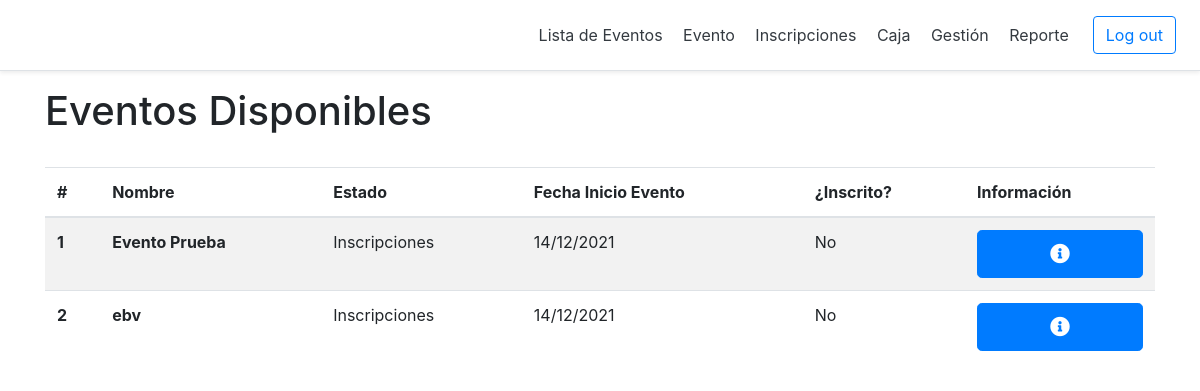
The app's page /listaEventosParticipante (signed in) with its own data.
### models.py (models this page shows)
class Evento(db.Model):
    id = db.Column(db.Integer, primary_key=True)
    nombre = db.Column(db.String(100), nullable=False)
    tipo = db.Column(db.String(100), nullable=False)
    descripcion = db.Column(db.String(130), nullable=False)
    lugar = db.Column(db.String(100), nullable=False)
    estado = db.Column(db.String(20), default="Borrador")
    fechaCreacion = db.Column(db.Date, default=datetime.utcnow)
    fechaPreInscripcion = db.Column(db.Date)
    fechaAprtrInscripcion = db.Column(db.Date)
    fechaLmtDscnto = db.Column(db.Date)
    fechaCierreInscripcion = db.Column(db.Date)
    fechaInicio = db.Column(db.Date)
    fechaFin = db.Column(db.Date)
    cntInscritos = db.Column(db.Integer, default=0)
    cntPreInscritos = db.Column(db.Integer, default=0)
    prcntjDscnto = db.Column(db.Float, default=0)
    plantilla = db.Column(db.Boolean, default=False)
    actividades = db.relationship('Actividad', backref='evento', lazy=True)
    usuarios_eventos = db.relationship('Usuario_Evento', backref='evento', lazy=True)
    movimientos = db.relationship('Movimiento', backref='evento', lazy=True)
    categorias = db.relationship('Categoria', backref='evento', lazy=True)
    paquetes = db.relationship('Paquete', backref='evento', lazy=True)

### app.py (the view)
@app.route('/listaEventosParticipante', methods=['POST','GET'])
def listaEventosParticipante():
    usuarioEventos = Usuario_Evento.query.filter_by(idUsuario = session['idUsuario'])
    idEventos = []
    for ue in usuarioEventos:
        idEventos.append(ue.idEvento)
    listaIdEventos = []
    for idEvento in idEventos:
        evento = Evento.query.get_or_404(idEvento)
        usuarioEvento = Usuario_Evento.query.filter_by(
            idUsuario = session['idUsuario'],
            idEvento = evento.id).first()
        estaInscrito = "No"
        if usuarioEvento.estaInscrito == True:
            estaInscrito = "Sí"
        listaIdEventos.append({
            "idEvento":evento.id,
            "nombre":evento.nombre,
            "estado":evento.estado,
            "fechaInicioEvento":evento.fechaInicio.strftime("%d/%m/%Y"),
            "estaInscrito": estaInscrito
        })
    lens={
        'general' : len(listaIdEventos)
    }
    return render_template(
        "SCV-B06VisualizarListaEventosParticipante.html",
        general=listaIdEventos,
        len = lens,
        tipoUsuario = session['tipoUsuario']
    )

### app.py (called while the page is built)
@app.context_processor
def utility_processor():
    return dict()

### templates/SCV-B06VisualizarListaEventosParticipante.html (shortened to what this page needs)
{% extends "Layout.html" %}
{% block body %}
        <h1>Eventos Disponibles</h1>
        <br>
        <table class="table table-striped">
            <thead>
                <tr>
                    <th scope="col">#</th>
                    <th scope="col">Nombre</th>
                    <th scope="col">Estado</th>
                    <th scope="col">Fecha Inicio Evento</th>
                    <th scope="col">¿Inscrito?</th>
                    <th scope="col">Información</th>
                </tr>
            </thead>
            <tbody>
                {% for i in range(len.general) %}
                <tr>
                    <th scope="row">{{i+1}}</th>
                    <th >{{general[i].nombre}}</th>
                    <td>{{general[i].estado}}</td>
                    <td>{{general[i].fechaInicioEvento}}</td>
                    <td>{{general[i].estaInscrito}}</td>
                    <td><a href="{{ url_for('verEvento',id=general[i].idEvento) }}" id="" class="btn btn-primary btn-lg btn-block" ><i class="fas fa-info-circle"></i></a></td>
                </tr>
                {% endfor %}
            </tbody>
        </table>
{% endblock %}

### static/css/solid.css (style rules this page uses)
.fa, .fas { font-family: 'Font Awesome 5 Free'; font-weight: 900; }

### records on screen
Evento: nombre "Evento Prueba", estado "Inscripciones"
Evento: nombre "ebv", estado "Inscripciones"

### other values on screen
{{ i+1 }} "1" "2"
{{ general[i].fechaInicioEvento }} "14/12/2021" "14/12/2021"
{{ general[i].estaInscrito }} "No" "No"
